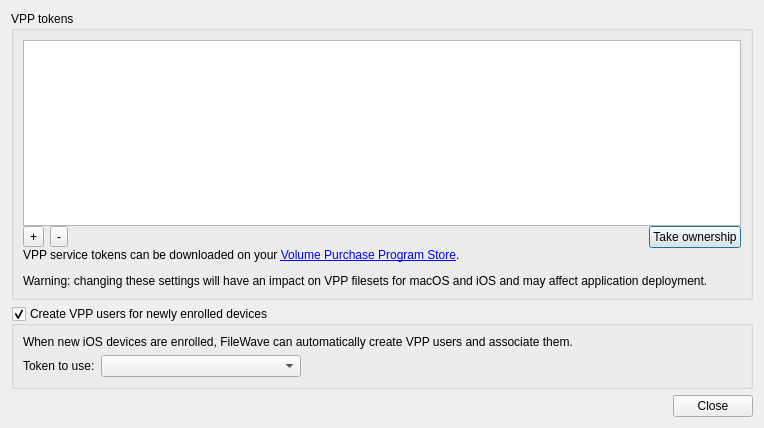
<?xml version="1.0" encoding="UTF-8"?>
<ui version="4.0">
 <class>VPPTokenPrefsDlg</class>
 <widget class="QDialog" name="VPPTokenPrefsDlg">
  <property name="geometry">
   <rect>
    <x>0</x>
    <y>0</y>
    <width>764</width>
    <height>428</height>
   </rect>
  </property>
  <property name="windowTitle">
   <string>Edit VPP service tokens</string>
  </property>
  <layout class="QVBoxLayout" name="verticalLayout">
   <item>
    <widget class="QGroupBox" name="serviceTokenGrp">
     <property name="title">
      <string>VPP tokens</string>
     </property>
     <layout class="QVBoxLayout" name="verticalLayout_2">
      <property name="spacing">
       <number>0</number>
      </property>
      <item>
       <widget class="StyledTreeView" name="vppTokenTreeView">
        <property name="rootIsDecorated">
         <bool>false</bool>
        </property>
       </widget>
      </item>
      <item>
       <widget class="QWidget" name="widget" native="true">
        <layout class="QHBoxLayout" name="horizontalLayout_3">
         <property name="leftMargin">
          <number>0</number>
         </property>
         <property name="topMargin">
          <number>0</number>
         </property>
         <property name="rightMargin">
          <number>0</number>
         </property>
         <property name="bottomMargin">
          <number>0</number>
         </property>
         <item>
          <widget class="QToolButton" name="addVPPToken">
           <property name="text">
            <string>+</string>
           </property>
          </widget>
         </item>
         <item>
          <widget class="QToolButton" name="removeVPPToken">
           <property name="text">
            <string>-</string>
           </property>
          </widget>
         </item>
         <item>
          <widget class="QLabel" name="filesetcount">
           <property name="text">
            <string/>
           </property>
          </widget>
         </item>
         <item>
          <spacer name="horizontalSpacer_9">
           <property name="orientation">
            <enum>Qt::Horizontal</enum>
           </property>
           <property name="sizeHint" stdset="0">
            <size>
             <width>40</width>
             <height>20</height>
            </size>
           </property>
          </spacer>
         </item>
         <item>
          <widget class="QPushButton" name="takeOwnership">
           <property name="text">
            <string>Take ownership</string>
           </property>
          </widget>
         </item>
        </layout>
       </widget>
      </item>
      <item>
       <widget class="QLabel" name="label_2">
        <property name="text">
         <string>&lt;html&gt;&lt;head/&gt;&lt;body&gt;&lt;p&gt;VPP service tokens can be downloaded on your &lt;a href=&quot;https://vpp.itunes.apple.com&quot;&gt;&lt;span style=&quot; text-decoration: underline; color:#0000ff;&quot;&gt;Volume Purchase Program Store&lt;/span&gt;&lt;/a&gt;.&lt;/p&gt;&lt;p&gt;Warning: changing these settings will have an impact on VPP filesets for macOS and iOS and may affect application deployment.&lt;/p&gt;&lt;/body&gt;&lt;/html&gt;</string>
        </property>
        <property name="wordWrap">
         <bool>true</bool>
        </property>
        <property name="openExternalLinks">
         <bool>true</bool>
        </property>
       </widget>
      </item>
     </layout>
    </widget>
   </item>
   <item>
    <widget class="QGroupBox" name="vppAutoUsers">
     <property name="title">
      <string>Create VPP users for newly enrolled devices</string>
     </property>
     <property name="checkable">
      <bool>true</bool>
     </property>
     <layout class="QGridLayout" name="gridLayout">
      <item row="0" column="0" colspan="3">
       <widget class="QLabel" name="label">
        <property name="text">
         <string>When new iOS devices are enrolled, FileWave can automatically create VPP users and associate them.</string>
        </property>
       </widget>
      </item>
      <item row="1" column="0">
       <widget class="QLabel" name="label_3">
        <property name="text">
         <string>Token to use:</string>
        </property>
       </widget>
      </item>
      <item row="1" column="1">
       <widget class="QComboBox" name="vppAutoUsersCombo">
        <property name="minimumSize">
         <size>
          <width>200</width>
          <height>0</height>
         </size>
        </property>
       </widget>
      </item>
      <item row="1" column="2">
       <spacer name="horizontalSpacer">
        <property name="orientation">
         <enum>Qt::Horizontal</enum>
        </property>
        <property name="sizeHint" stdset="0">
         <size>
          <width>88</width>
          <height>20</height>
         </size>
        </property>
       </spacer>
      </item>
     </layout>
    </widget>
   </item>
   <item>
    <widget class="QDialogButtonBox" name="buttonBox">
     <property name="standardButtons">
      <set>QDialogButtonBox::Close</set>
     </property>
    </widget>
   </item>
  </layout>
 </widget>
 <customwidgets>
  <customwidget>
   <class>StyledTreeView</class>
   <extends>QTreeView</extends>
   <header>FileWaveGuiLib/styledviews/styledtreeview.h</header>
  </customwidget>
 </customwidgets>
 <resources/>
 <connections/>
</ui>
